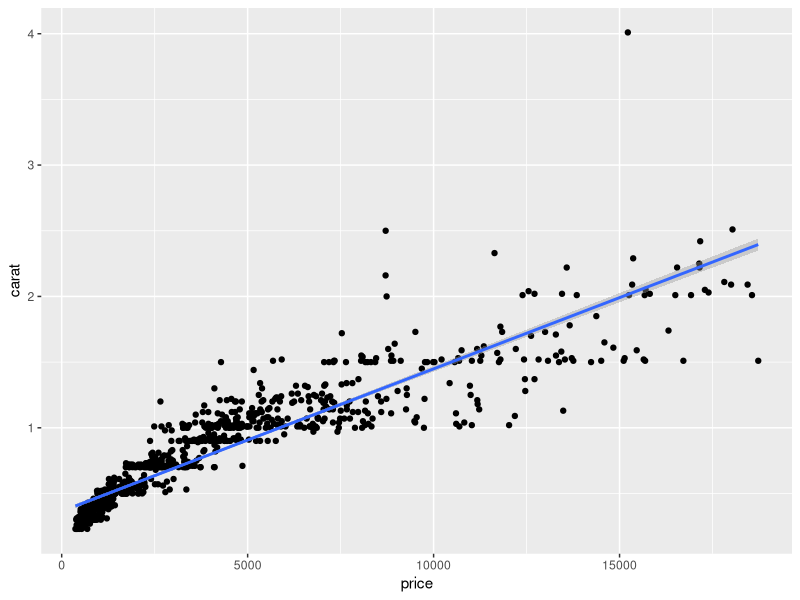
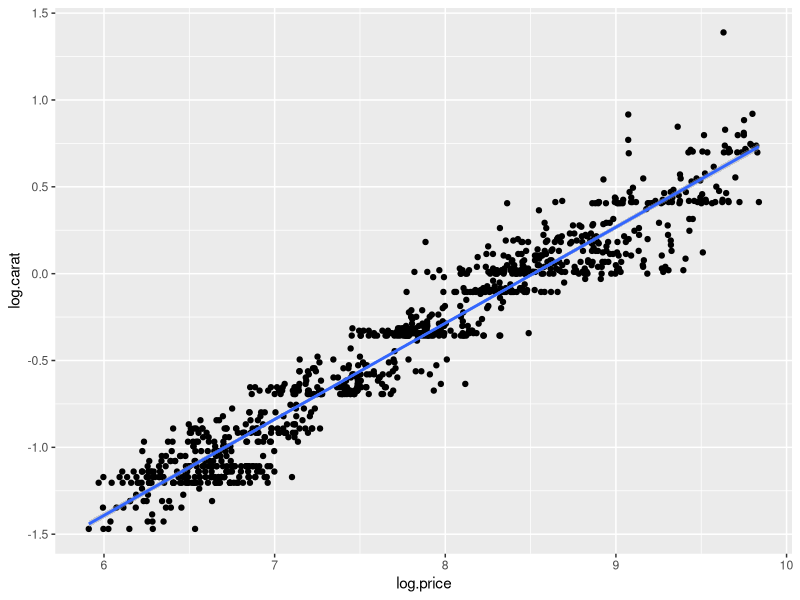
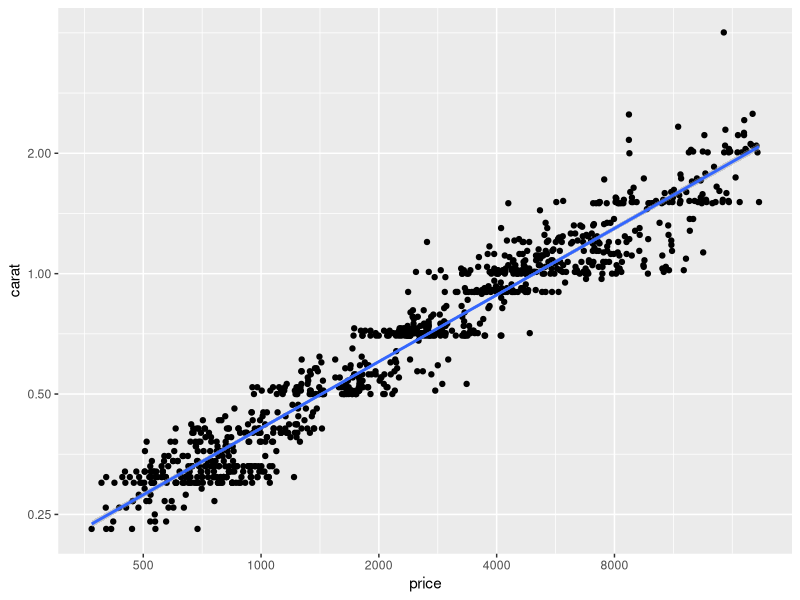
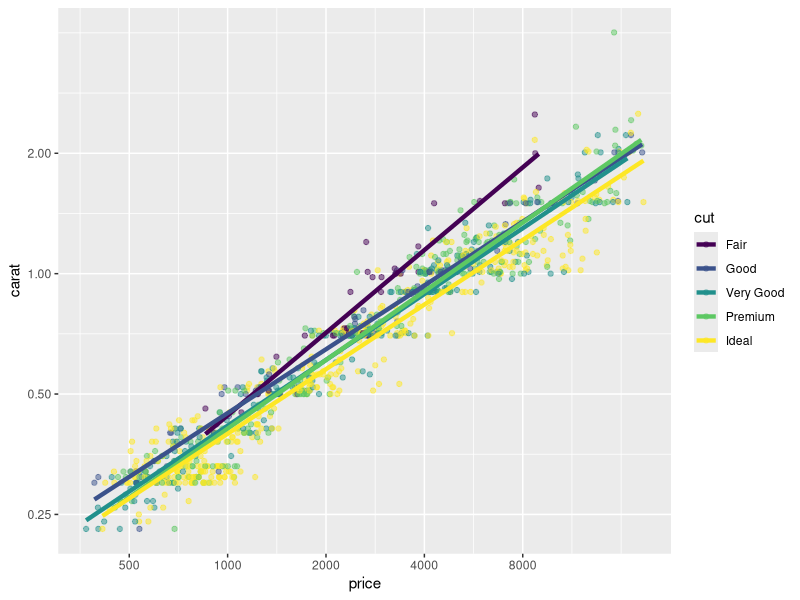
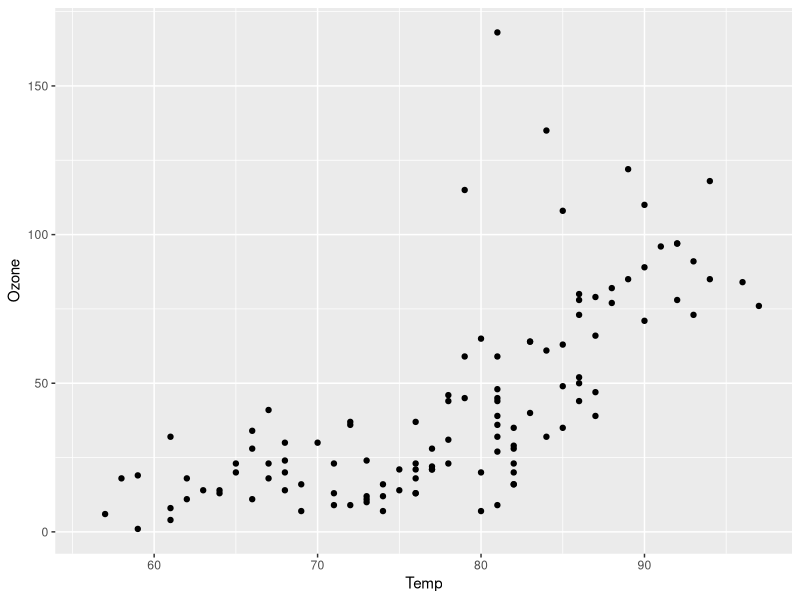
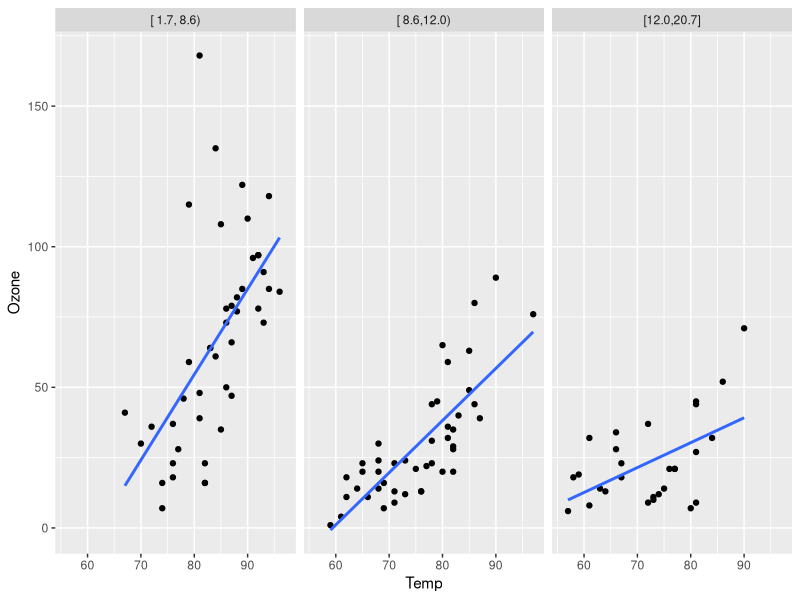
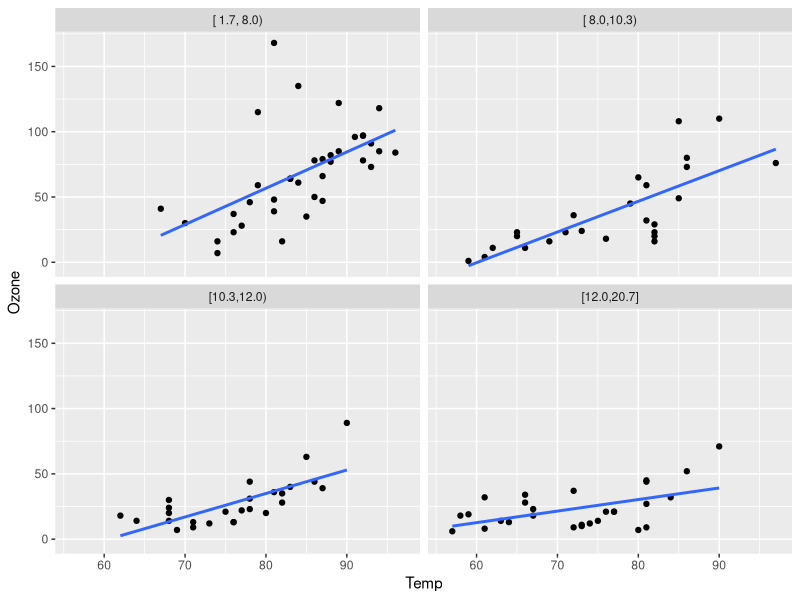

Here is the R script that generated these plots, in order:
library(ggplot2)
#install.packages("arm")
library(arm)
set.seed(12)

diamonds.sample <- diamonds[sample(1:nrow(diamonds), 1000),]
ggplot(diamonds.sample, aes(x = price, y = carat)) + geom_point() +
    geom_smooth(method = "lm")

diamonds.sample$log.price <- log(diamonds.sample$price)
diamonds.sample$log.carat <- log(diamonds.sample$carat)
ggplot(diamonds.sample, aes(x = log.price, y = log.carat)) +
    geom_point() + geom_smooth(method = "lm")


diamonds.sample$log.price <- log(diamonds.sample$price)
diamonds.sample$log.carat <- log(diamonds.sample$carat)
ggplot(diamonds.sample, aes(x = price, y = carat)) + geom_point() +
    geom_smooth(method = "lm") + 
    scale_y_log10(breaks = c(0.25,0.5, 1, 2)) + 
    scale_x_log10(breaks = c(500, 1000, 2000, 4000, 8000))

table(diamonds.sample$cut)

ggplot(diamonds.sample, aes(x = price, y = carat, colour = cut, group = cut)) + 
    geom_point(alpha = 0.5) + 
    geom_smooth(method = "lm",se = FALSE, size = 1.5) + 
    scale_y_log10(breaks = c(0.25,0.5, 1, 2)) + 
    scale_x_log10(breaks = c(500, 1000, 2000,4000, 8000))


?as.character
mat.1 <- diamonds.sample[, c("carat", "price", "cut")]
head(mat.1)

mat.1$cut <- as.character(mat.1$cut)
mat.2 <- model.matrix(carat ~ price + cut, data = mat.1)
head(mat.2)


mat.2 <- data.frame(mat.2)[, -1]
mat.2$carat <- mat.1$carat
mod.x <- lm(carat ~ ., data = mat.2)
summary(mod.x)


??display
diamonds.sample$cut <- as.character(diamonds.sample$cut)
mod.2 <- lm(carat ~ price + cut, data = diamonds.sample)
str(mod.2)
display(mod.2)

diamonds.sample$cut <- as.character(diamonds.sample$cut)
mod.2 <- lm(log(carat) ~ log(price) + cut, data = diamonds.sample)
str(mod.2)
display(mod.2)


# Interacciones
head(airquality)
lm(Ozone ~ Temp, data = airquality)
ggplot(airquality, aes(x = Temp, y = Ozone)) + geom_point()


?cut
?cut2
library(Hmisc)
airquality$Wind.cut <- cut2(airquality$Wind, g = 3)
airquality$Wind.cut4 <- cut2(airquality$Wind, g = 4)

?facet_wrap
ggplot(airquality, aes(x = Temp, y = Ozone)) + geom_point() +
    facet_wrap(~Wind.cut) + geom_smooth(method = "lm", se = FALSE)

ggplot(airquality, aes(x = Temp, y = Ozone)) + geom_point() +
    facet_wrap(~Wind.cut4) + geom_smooth(method = "lm", se = FALSE)

table(airquality$Wind.cut)

airquality$Temp.c <- with(airquality, Temp - mean(Temp))
airquality$Wind.c <- with(airquality, Wind - mean(Wind))
airquality$Temp.cxWind.c <- with(airquality, Temp.c * Wind.c)
mod.int <- lm(Ozone ~ Temp.c + Wind.c + Temp.cxWind.c, data = airquality)
str(mod.int)
display(mod.int)
